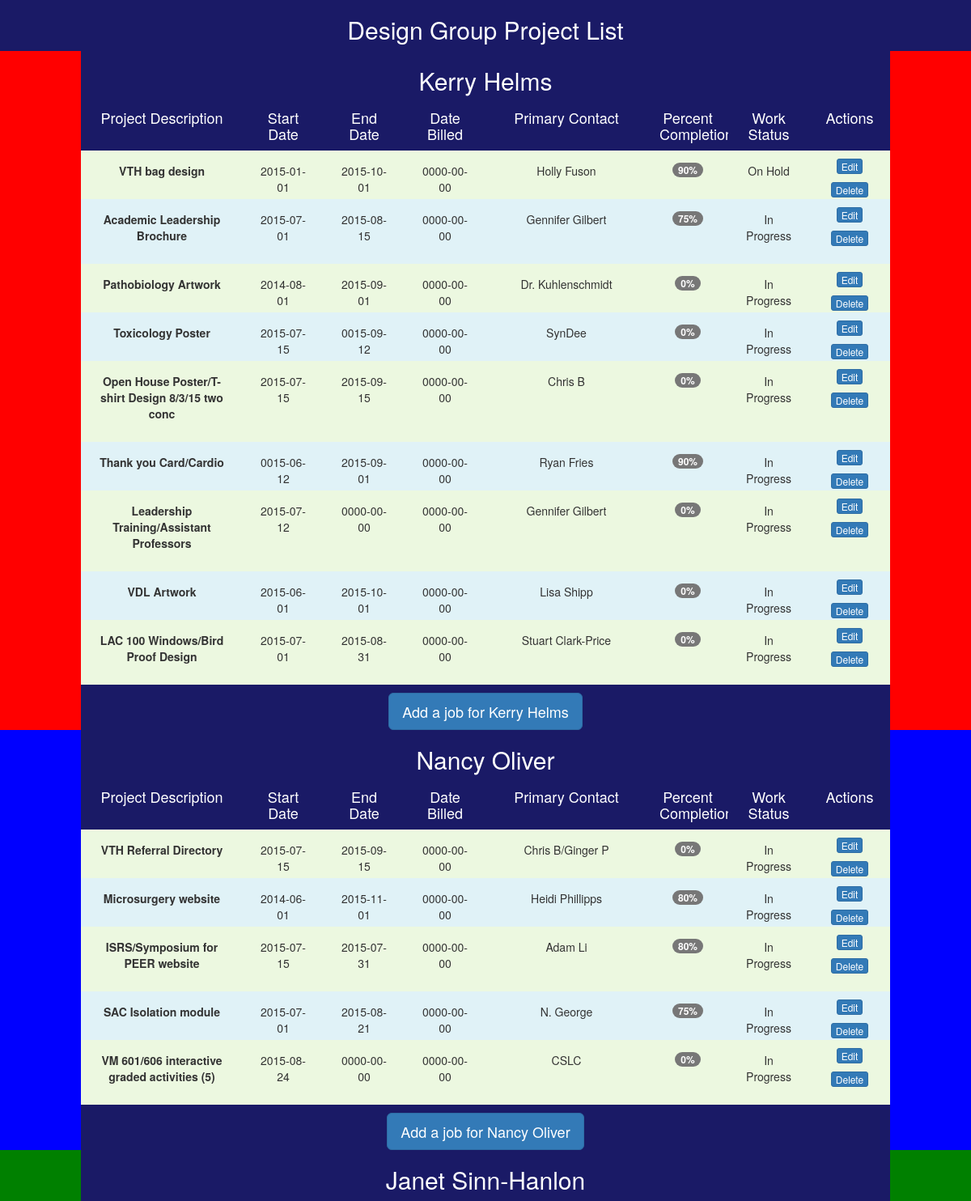
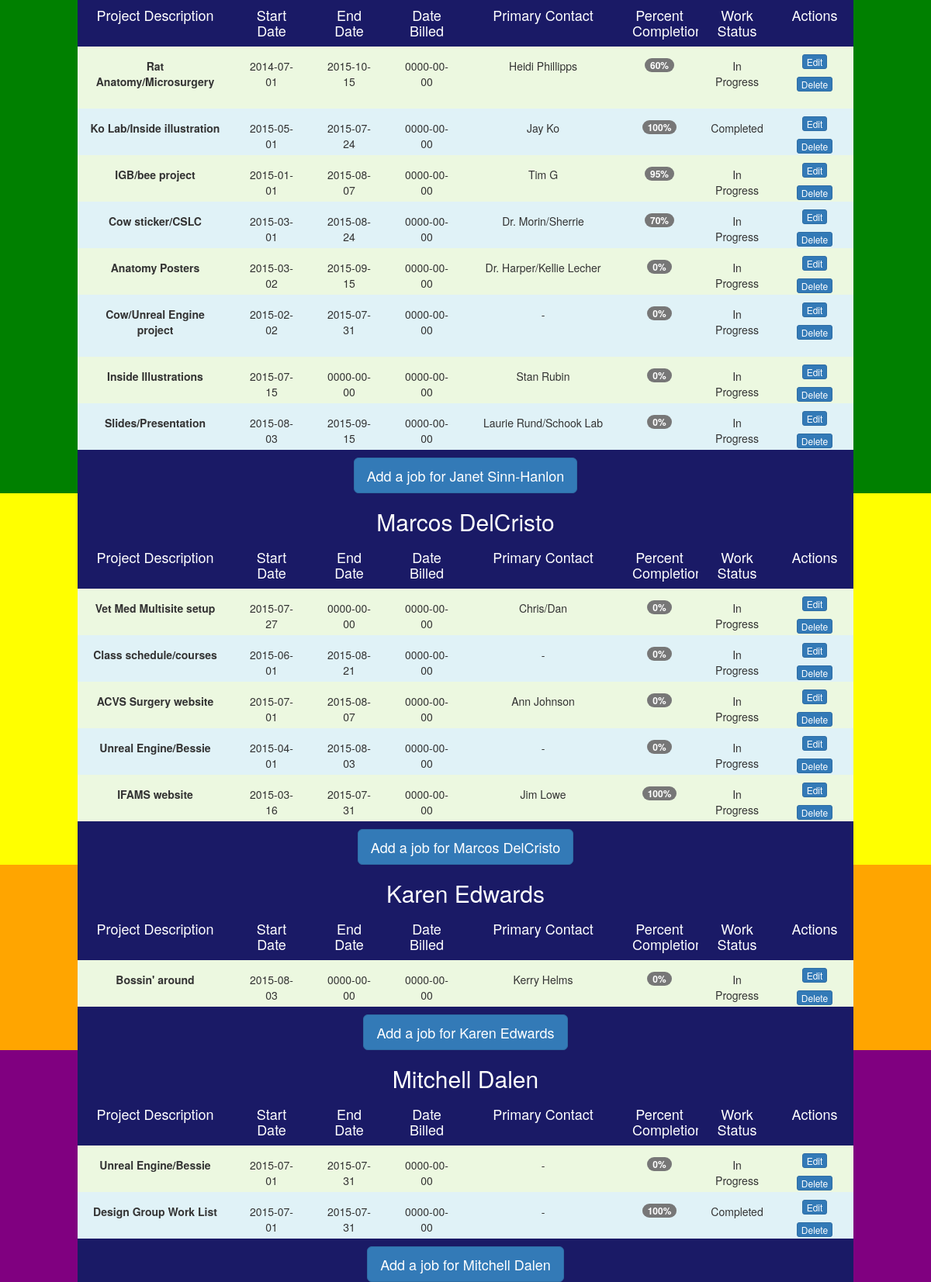
The page / on the database its author committed (2 pictures, top to bottom).
### tables this page shows
CREATE TABLE `designers` (
  `designer_id` mediumint(9) NOT NULL AUTO_INCREMENT,
  `first_name` varchar(20) NOT NULL,
  `last_name` varchar(20) NOT NULL,
  PRIMARY KEY (`designer_id`)
);

CREATE TABLE `jobs` (
  `job_id` bigint(20) NOT NULL AUTO_INCREMENT,
  `designer_id` mediumint(9) NOT NULL,
  `description` varchar(50) NOT NULL,
  `start_date` date NOT NULL,
  `end_date` date DEFAULT NULL,
  `bill_date` date DEFAULT NULL,
  `primary_contact` varchar(30) NOT NULL,
  `percent_done` int(11) NOT NULL DEFAULT '0',
  `work_status` varchar(30) NOT NULL,
  PRIMARY KEY (`job_id`)
);

### index.php (the view, shortened to what this page needs)
<!DOCTYPE html>
<html lang="en">
<head>
  <link rel="stylesheet" href="bootstrap/css/bootstrap.css">
  <link rel="stylesheet" href="spreadsheet_style_1.css">
</head>
<body>
<div class="container-fluid header-container">
	<div class="row">
		<div class="col-sm-12 header"><h2 class="header_text">Design Group Project List</h2></div>
	</div>
</div>
<div class="container-fluid">
<?php
  include 'db_ops/db_conn.php';
  $stmt = $db->query('SELECT * FROM designers');
  $rows = $stmt->fetchAll(PDO::FETCH_ASSOC);
  $designer_loop_num = 1;
  foreach ($rows as $row){
  	$full_name = $row['first_name'].' '.$row['last_name'];
  	$designer_id=$row['designer_id'];
  	switch($designer_loop_num){
  		case 1:
  			$color = 'red_div';
  			break;
  		case 2:
  			$color = 'blue_div';
  			break;
  		case 3:
  			$color = 'green_div';
  			break;
  		case 4:
  			$color = 'yellow_div';
  			break;
  		case 5:
  			$color = 'orange_div';
  			break;
  		default:
  			$color = 'purple_div';
  	}
    $designer_loop_num++;
?>
<div id="section_<?PHP echo($designer_id);?>">
  <div class="row <?PHP echo($color);?>">
    <div class="spacer col-sm-1 resize_element"></div>
      <div class="col-sm-10 header resize_base"><h2 class="header_text"><?PHP echo($full_name);?></h2></div>
 	  <div class="spacer col-sm-1 resize_element"></div>
  </div>
 	<div class="row text-center <?PHP echo($color);?>">
    <div class="spacer col-sm-1 resize_element"></div>
 	  <div class="col-sm-2 header resize_element"><h4 class="header_text">Project Description</h4></div>
 	  <div class="col-sm-1 header resize_element"><h4 class="header_text"> Start Date </h4></div>
 	  <div class="col-sm-1 header resize_element"><h4 class="header_text"> End Date </h4></div>
 	  <div class="col-sm-1 header resize_element"><h4 class="header_text"> Date Billed </h4></div>
 	  <div class="col-sm-2 header resize_element"><h4 class="header_text"> Primary Contact </h4></div>
 	  <div class="col-sm-1 header resize_base"><h4 class="header_text"> Percent Completion </h4></div>
 	  <div class="col-sm-1 header resize_element"><h4 class="header_text"> Work Status </h4></div>
  	<div class="col-sm-1 header resize_element"><h4 class="header_text"> Actions </h4></div>
 	  <div class="spacer col-sm-1 resize_element"></div>
 	</div>
 <?php
 	$job_stmt = $db->query('SELECT * FROM jobs WHERE designer_id= '.$row['designer_id']);
 	$job_rows = $job_stmt->fetchAll(PDO::FETCH_ASSOC);
 	$for_index=0;
 	$even_or_odd='even';
 	foreach($job_rows as $job_row){
 		if($for_index%2==0){
 			$even_or_odd='even';
 		}
 		else{
 			$even_or_odd='odd';
 		}
?>
 		<div class="row text-center <?PHP echo($color." ");?> <?PHP echo($even_or_odd);?>" id="row_<?PHP echo($job_row['job_id']);?>">
      <div class="spacer col-sm-1 resize_element"></div>
 		  <div class="col-sm-2 resize_base "><p class="bold"id="description_<?PHP echo($job_row['job_id']);?>"><?PHP echo($job_row['description']);?><br/></p></div>
 		  <div class="col-sm-1 resize_element "><p id="start_<?PHP echo($job_row['job_id']);?>"><?PHP echo($job_row['start_date']);?></p></div>
 		  <div class="col-sm-1 resize_element "><p id="end_<?PHP echo($job_row['job_id']);?>"><?PHP echo($job_row['end_date']);?></p></div>
 		  <div class="col-sm-1 resize_element "><p id="bill_<?PHP echo($job_row['job_id']);?>"><?PHP echo($job_row['bill_date']);?></p></div>
 		  <div class="col-sm-2 resize_element "><p id="contact_<?PHP echo($job_row['job_id']);?>"><?PHP echo($job_row['primary_contact']);?></p></div>
 		  <div class="col-sm-1 resize_element "><p class="badge" id="percent_<?PHP echo($job_row['job_id']);?>"><?PHP echo($job_row['percent_done']);?>%</p></div>
 		  <div class="col-sm-1 resize_element "><p id="status_<?PHP echo($job_row['job_id']);?>"><?PHP echo($job_row['work_status']);?></p></div>
 		  <div class="col-sm-1 resize_element">
        <a href="#edit_modal" data-toggle="modal" data-name="<?PHP echo($full_name);?>" data-job-id="<?PHP echo($job_row['job_id']);?>" class="btn btn-primary btn-xs">Edit</a>
 		    <a href="#delete_modal" data-toggle="modal" data-name="<?PHP echo($full_name);?>" data-job-id="<?PHP echo($job_row['job_id']);?>" class="btn btn-primary btn-xs">Delete</a>
      </div>
 		  <div class="spacer col-sm-1 resize_element"></div>
    </div>
    <?PHP
 		$for_index++;
 	}
  ?>
 	<div class="row text-center <?PHP echo($color);?>" id="add_button_<?PHP echo($designer_id);?>">
    <div class="spacer col-sm-1 resize_element"></div>
   	<div class="resize_base col-sm-10 header">
      <a href="#add_modal" data-toggle="modal" data-name="<?PHP echo($full_name);?>" data-designer="<?PHP echo($designer_id);?>" class="btn btn-primary btn-lg add-btn">Add a job for <?PHP echo($full_name);?></a>
    </div>
    <div class="spacer col-sm-1 resize_element"></div>
  </div>
</div>
<?PHP
 }
?>
</div>
</body>
</html>

### spreadsheet_style_1.css (style rules this page uses)
.header { background-color:#1A1A66; }
.header_text { text-align:center; color:white; }
p { padding-top:15px; padding-bottom:15px; display:inline-block; text-align:center; }
.btn { margin-top:10px; margin-left:5px; margin-right:5px; }
.badge { margin-top:15px; }
.btn-xs { line-height:1.25; }
.bold { font-weight:bold; }
.even { background-color:#ECF8E0; }
.odd { background-color:#E0F2F7; }
.red_div .spacer { background-color:red; }
.blue_div .spacer { background-color:blue; }
.green_div .spacer { background-color:green; }
.yellow_div .spacer { background-color:yellow; }
.orange_div .spacer { background-color:orange; }
.purple_div .spacer { background-color:purple; }

### rows shown on the page
designers: full_name "Kerry Helms"
jobs: description "VTH bag design", start_date "2015-01-01", end_date "2015-10-01", bill_date "0000-00-00", primary_contact "Holly Fuson", percent_done "90", work_status "On Hold"
jobs: description "Academic Leadership Brochure", start_date "2015-07-01", end_date "2015-08-15", bill_date "0000-00-00", primary_contact "Gennifer Gilbert", percent_done "75", work_status "In Progress"
jobs: description "Pathobiology Artwork", start_date "2014-08-01", end_date "2015-09-01", bill_date "0000-00-00", primary_contact "Dr. Kuhlenschmidt", percent_done "0", work_status "In Progress"
jobs: description "Toxicology Poster", start_date "2015-07-15", end_date "0015-09-12", bill_date "0000-00-00", primary_contact "SynDee", percent_done "0", work_status "In Progress"
jobs: description "Open House Poster/T-shirt Design 8/3/15 two conc", start_date "2015-07-15", end_date "2015-09-15", bill_date "0000-00-00", primary_contact "Chris B", percent_done "0", work_status "In Progress"
jobs: description "Thank you Card/Cardio", start_date "0015-06-12", end_date "2015-09-01", bill_date "0000-00-00", primary_contact "Ryan Fries", percent_done "90", work_status "In Progress"
jobs: description "Leadership Training/Assistant Professors", start_date "2015-07-12", end_date "0000-00-00", bill_date "0000-00-00", primary_contact "Gennifer Gilbert", percent_done "0", work_status "In Progress"
jobs: description "VDL Artwork", start_date "2015-06-01", end_date "2015-10-01", bill_date "0000-00-00", primary_contact "Lisa Shipp", percent_done "0", work_status "In Progress"
jobs: description "LAC 100 Windows/Bird Proof Design", start_date "2015-07-01", end_date "2015-08-31", bill_date "0000-00-00", primary_contact "Stuart Clark-Price", percent_done "0", work_status "In Progress"
designers: full_name "Nancy Oliver"
jobs: description "VTH Referral Directory", start_date "2015-07-15", end_date "2015-09-15", bill_date "0000-00-00", primary_contact "Chris B/Ginger P", percent_done "0", work_status "In Progress"
jobs: description "Microsurgery website", start_date "2014-06-01", end_date "2015-11-01", bill_date "0000-00-00", primary_contact "Heidi Phillipps", percent_done "80", work_status "In Progress"
jobs: description "ISRS/Symposium for PEER website", start_date "2015-07-15", end_date "2015-07-31", bill_date "0000-00-00", primary_contact "Adam Li", percent_done "80", work_status "In Progress"
jobs: description "SAC Isolation module", start_date "2015-07-01", end_date "2015-08-21", bill_date "0000-00-00", primary_contact "N. George", percent_done "75", work_status "In Progress"
jobs: description "VM 601/606 interactive graded activities (5)", start_date "2015-08-24", end_date "0000-00-00", bill_date "0000-00-00", primary_contact "CSLC", percent_done "0", work_status "In Progress"
designers: full_name "Janet Sinn-Hanlon"
jobs: description "Rat Anatomy/Microsurgery", start_date "2014-07-01", end_date "2015-10-15", bill_date "0000-00-00", primary_contact "Heidi Phillipps", percent_done "60", work_status "In Progress"
jobs: description "Ko Lab/Inside illustration", start_date "2015-05-01", end_date "2015-07-24", bill_date "0000-00-00", primary_contact "Jay Ko", percent_done "100", work_status "Completed"
jobs: description "IGB/bee project", start_date "2015-01-01", end_date "2015-08-07", bill_date "0000-00-00", primary_contact "Tim G", percent_done "95", work_status "In Progress"
jobs: description "Cow sticker/CSLC", start_date "2015-03-01", end_date "2015-08-24", bill_date "0000-00-00", primary_contact "Dr. Morin/Sherrie", percent_done "70", work_status "In Progress"
jobs: description "Anatomy Posters", start_date "2015-03-02", end_date "2015-09-15", bill_date "0000-00-00", primary_contact "Dr. Harper/Kellie Lecher", percent_done "0", work_status "In Progress"
jobs: description "Cow/Unreal Engine project", start_date "2015-02-02", end_date "2015-07-31", bill_date "0000-00-00", primary_contact "-", percent_done "0", work_status "In Progress"
jobs: description "Inside Illustrations", start_date "2015-07-15", end_date "0000-00-00", bill_date "0000-00-00", primary_contact "Stan Rubin", percent_done "0", work_status "In Progress"
jobs: description "Slides/Presentation", start_date "2015-08-03", end_date "2015-09-15", bill_date "0000-00-00", primary_contact "Laurie Rund/Schook Lab", percent_done "0", work_status "In Progress"
designers: full_name "Marcos DelCristo"
jobs: description "Vet Med Multisite setup", start_date "2015-07-27", end_date "0000-00-00", bill_date "0000-00-00", primary_contact "Chris/Dan", percent_done "0", work_status "In Progress"
jobs: description "Class schedule/courses", start_date "2015-06-01", end_date "2015-08-21", bill_date "0000-00-00", primary_contact "-", percent_done "0", work_status "In Progress"
jobs: description "ACVS Surgery website", start_date "2015-07-01", end_date "2015-08-07", bill_date "0000-00-00", primary_contact "Ann Johnson", percent_done "0", work_status "In Progress"
jobs: description "Unreal Engine/Bessie", start_date "2015-04-01", end_date "2015-08-03", bill_date "0000-00-00", primary_contact "-", percent_done "0", work_status "In Progress"
jobs: description "IFAMS website", start_date "2015-03-16", end_date "2015-07-31", bill_date "0000-00-00", primary_contact "Jim Lowe", percent_done "100", work_status "In Progress"
designers: full_name "Karen Edwards"
jobs: description "Bossin' around", start_date "2015-08-03", end_date "0000-00-00", bill_date "0000-00-00", primary_contact "Kerry Helms", percent_done "0", work_status "In Progress"
designers: full_name "Mitchell Dalen"
jobs: description "Unreal Engine/Bessie", start_date "2015-07-01", end_date "2015-07-31", bill_date "0000-00-00", primary_contact "-", percent_done "0", work_status "In Progress"
jobs: description "Design Group Work List", start_date "2015-07-01", end_date "2015-07-31", bill_date "0000-00-00", primary_contact "-", percent_done "100", work_status "Completed"
